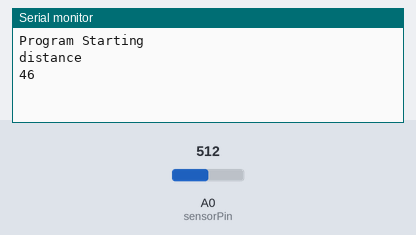
Recording of a sketch running on a simulated Arduino Uno, built with avr-gcc and run on an emulated ATmega328P. Parts: the last lines printed to the serial monitor. Inputs (shaded band) come from the test bench; at power-on: A0 (sensorPin) = 512.

Above: at 1.3 s.
1.4 s: A0 (sensorPin) set to 716
At 2.7 s:
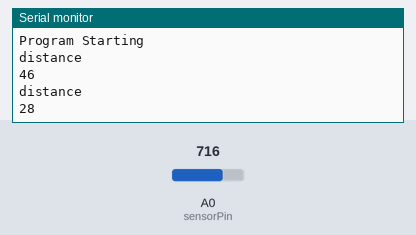
2.9 s: A0 (sensorPin) set to 900
At 3.5 s:
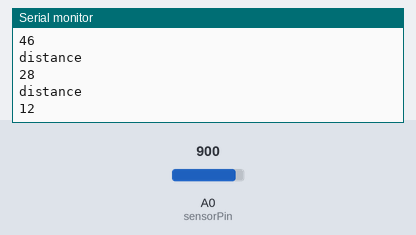
Timing chart, 0 to 5.9 s (numbered marks = the images above; inputs shaded):
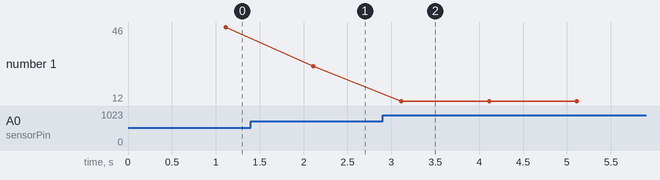

Measured:
- after the input at 1.4 s, the serial monitor: prints a new line after 0.71 s (image 1)
- after the input at 2.9 s, the serial monitor: prints a new line after 0.21 s (image 2)
- plotted number 1: 46 → 28 after the input at 1.4 s, 28 → 12 after the input at 2.9 s

The sketch:

IR_Distance_Sensor.ino
```cpp
int sensorPin = 0;    // select the input pin for the potentiometer
//int ledPin = 13;      // select the pin for the LED
int sensorValue = 0;  // variable to store the value coming from the sensor
int distance = 0;

const int numOfReadings = 10;
int readings[numOfReadings];
int arrayIndex = 0;
int total = 0;
int averageDistance = 0;

void setup() {
  // declare the ledPin as an OUTPUT:
  //pinMode(ledPin, OUTPUT);
  Serial.begin(9600);
  // prints title with ending line break
  Serial.println("Program Starting");
  analogReference(EXTERNAL);
  delay(100);
}

void loop() {
  // read the value from the sensor:
  //The IR distance sensor 0.4-3v/80cm-10 cm / 124.12 - 930.9 / 11.53/cm
  //analogRead 0-3.3V / 0 - 1023 = 310.3 / v
  delay(1000);
  sensorValue = analogRead(sensorPin);

  //Serial.println("sensorValue");
  //Serial.println(sensorValue);
  //if (sensorValue < 81.92)
  //  distance = 10;
  //else if (sensorValue > 614.4)
  //  distance = 80;
  //else
    distance = 80 - (sensorValue - 124.12)/11.53;

  //if (distance == 80)
  //  Serial.println("Too far");
  //else if (distance == 10)
  //  Serial.println("Too close");
  //else

  total= total - readings[arrayIndex];
  readings[arrayIndex] = distance;
  total= total + readings[arrayIndex];
  arrayIndex = arrayIndex + 1;
  if (arrayIndex >= numOfReadings) {
  arrayIndex = 0; }
  averageDistance = total / numOfReadings;
    Serial.println("distance");
    Serial.println(distance);
}
```
